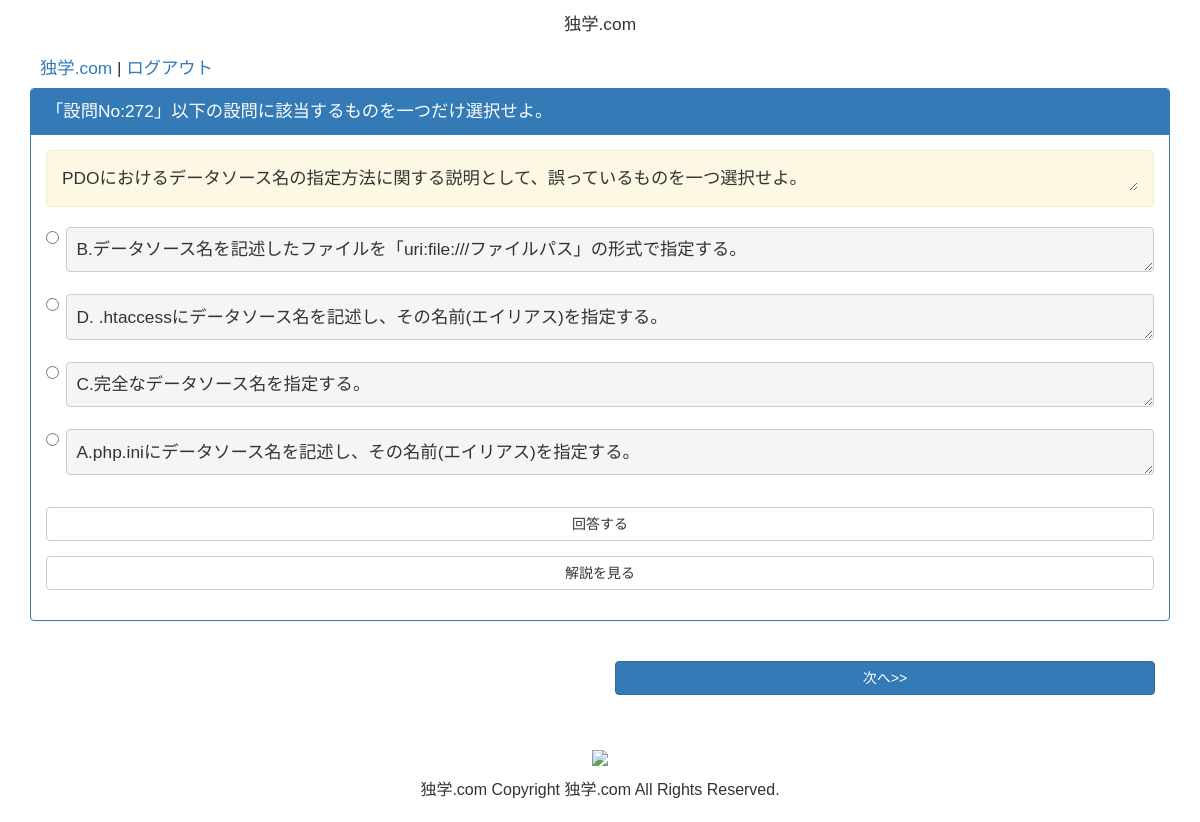
/open/index/25, run on the app's committed database.
### tables this page shows
CREATE TABLE `question_table` (
  `question_id` bigint(20) unsigned NOT NULL AUTO_INCREMENT,
  `question_title` text,
  `question_text` text,
  `choice_list` longtext,
  `choice_number` text,
  `question_type` int(11) DEFAULT NULL,
  `explanation_text` longtext,
  `project_id` bigint(20) unsigned NOT NULL DEFAULT '0',
  `create_time` timestamp NULL DEFAULT NULL ON UPDATE CURRENT_TIMESTAMP,
  `update_time` timestamp NULL DEFAULT NULL,
  `delete_flag` int(11) unsigned NOT NULL DEFAULT '0' COMMENT '削除フラグ 0 => 生存, 1 => 論理削除',
  PRIMARY KEY (`question_id`)
);

### application/controllers/Open.php (called while the page is built, shortened)
<?php
class Open extends CI_Controller {
    public function __construct()
    {
        $this->load->database();
        $this->load->library("session");
        $this->load->helper('url');
        $this->load->model('Project');
        $this->data= [];
        $this->data["mainHeader"] = "独学.com";
        $this->data["title"] = "独学.com";
        $this->data["footer"] = "独学.com Copyright 独学.com All Rights Reserved.";
        $this->data["https"] = $this->input->server("HTTPS");
    }
    public function index($projectId = null, $page = null)
    {
        try{
            $projectId = (int)$projectId;
            $questionIdList = $this->Project->getSelectedProjectQuestionIdList($projectId);
            $page = (int)$page;
            $sessionData = $this->session->all_userdata();
            if($page === 0){
                $this->session->set_userdata("questionIdList", $questionIdList);
                $sessionData = $this->session->all_userdata();
                $page = 0;
            }else{
                if(array_key_exists("questionIdList", $sessionData) === false){
                    redirect("/open/index/{$projectId}/");
                    exit();
                }
                $sessionData = $this->session->get_userdata("questionIdList", $questionIdList);
            }
            $questionIdList = $sessionData["questionIdList"];
            $res = $this->Project->getSelectedTargetQuestionData($projectId, $questionIdList[$page]);
            $this->session->set_userdata("referer", "/admin/oneQuestion/{$projectId}/{$page}");
            $questionIdList = $this->session->userdata("questionIdList");
            $nowNumber = $questionIdList[$page];
            $this->data["questionList"] = $res;
            $this->data["page"] = $page;
            $this->data["nowNumber"] = $nowNumber;
            $this->data["questionIdList"] = $questionIdList;
            $this->data["projectId"] = $projectId;
            $this->load->view('common/header', $this->data);
            $this->load->view('open/index', $this->data);
            $this->load->view('common/footer', $this->data);
        }catch(Exception $e){
            $this->data["errorMessage"] = $e->getMessage();
            $this->load->view('common/header', $this->data);
            $this->load->view('error/index', $this->data);
            $this->load->view('common/footer', $this->data);
        }
    }
}

### index.php (called while the page is built, shortened)
<?php
require_once BASEPATH.'core/CodeIgniter.php';

### application/models/Project.php (called while the page is built, shortened)
<?php
class Project extends CI_Model {
    public function getSelectedTargetQuestionData($projectId = null, $questionId = null)
    {
        try{
            $this->db->where("project_id", $projectId);
            $this->db->where("question_id", $questionId);
            $this->db->from("question_table");
            $this->db->join("question_type_table", "question_table.question_type = question_type_table.type_id");
            $res = $this->db->get();
            $res = $res->result();
            $res = $res[0];
            $res->choice_number = json_decode($res->choice_number, true);
            $res->choice_list = json_decode($res->choice_list, true);
            shuffle($res->choice_list);
            return $res;
        }catch(Exception $e){
            throw new Exception($e->getMessage());
        }
    }
    public function getSelectedProjectQuestionIdList($projectId = null)
    {
        try{
            $deleteFlag = 0;
            $this->db->where("project_id", $projectId);
            $this->db->where("delete_flag", $deleteFlag);
            $this->db->select("question_id");
            $res = $this->db->get("question_table");
            $res = $res->result();
            $questionIdList = array();
            foreach($res as $key => $value){
                $questionIdList[] = $value->question_id;
            }
            shuffle($questionIdList);
            return $questionIdList;
        }catch(Exception $e){
            throw new Exception($e->getMessage());
        }
    }
}

### application/views/open/index.php (the view, shortened to what this page needs)
<div class="innerTemplate">
    <div class="panel panel-primary">
        <div class="panel-heading">
            「設問No:<?php print($questionList->question_id); ?>」<?php print($questionList->question_title); ?>
        </div>
        <div class="panel-body">
            <div class="panel-body alert alert-warning alert-dismissible">
                <pre class="resetClass"><?php print(htmlspecialchars($questionList->question_text, ENT_QUOTES)); ?></pre>
            </div>
            <span class="selectRespond">
            <?php foreach($questionList->choice_list as $innerKey => $innerValue){ ?>
                <div class="<?php print ($questionList->type_attr); ?>">
                    <label for="answerList0_<?php print($innerKey); ?>">
                        <input class="" id="answerList0_<?php print($innerKey); ?>" name="answerList" value="<?php print(htmlspecialchars($innerValue["choiceNumber"])); ?>" type="<?php print ($questionList->type_attr); ?>">
                        <pre class="inputClick"><?php print(htmlspecialchars($innerValue["choiceText"], ENT_QUOTES, "UTF-8")); ?></pre>
                    </label>
                </div>
            <?php } ?>
            </span>
            <form action="#" name="" method="post">
                <input type="button" class="btn btn-default btn-group-justified projectBox getRespondButton" value="回答する" id="respondBox" />
            </form>
            <form action="#" name="" method="post">
                <input type="button" class="btn btn-default btn-group-justified projectBox getExplanationText" value="解説を見る" />
            </form>
        </div>
    </div>
</div>
<div class="col-md-6 margin-bottom margin-top">
</div>
<div class="col-md-6 margin-bottom margin-top">
    <?php if($page + 1 <=  count($questionIdList) -1) { ?>
    <a href="/open/index/<?php print($projectId); ?>/<?php print($page + 1); ?>/next" class="btn btn-primary btn-group-justified">次へ>></a>
    <?php } ?>
</div>
<div class="clearfix"></div>

### css/main.css (style rules this page uses)
* { margin: 0; padding: 0; }
*, h1, h2, h3, h4, h5, body, div, pre, p { font-size: 13pt; font-weight: normal; font-family: "Lucida Grande","Hiragino Kaku Gothic ProN","ヒラギノ角ゴ ProN",Meiryo,メイリオ,sans-serif; resize: vertical; }
body { width: 100%; height: auto; }
.projectBox { margin: 15px 0px 15px 0px; }
pre { width: 100%; font-size: 13pt; cursor: pointer; font-family: "Lucida Grande","Hiragino Kaku Gothic ProN","ヒラギノ角ゴ ProN W3",Meiryo,メイリオ,sans-serif; }
label { width: 100%; cursor: pointer; }
.resetClass { border: 0; padding: 0; margin: 0; background-color: transparent; cursor: cursor; }
.margin-bottom { margin-bottom: 20px; }
.margin-top { margin-top: 20px; }

### data on the page
question_table: question_id "272", question_title "以下の設問に該当するものを一つだけ選択せよ。", question_text "PDOにおけるデータソース名の指定方法に関する説明として、誤っているものを一つ選択せよ。"

### other printed values
$mainHeader "独学.com"
$innerValue["choiceText"] "B.データソース名を記述したファイルを「uri:file:///ファイルパス」の形式で指定する。"
$innerValue["choiceText"] "D. .htaccessにデータソース名を記述し、その名前(エイリアス)を指定する。"
$innerValue["choiceText"] "C.完全なデータソース名を指定する。"
$innerValue["choiceText"] "A.php.iniにデータソース名を記述し、その名前(エイリアス)を指定する。"
$footer "独学.com Copyright 独学.com All Rights Reserved."
